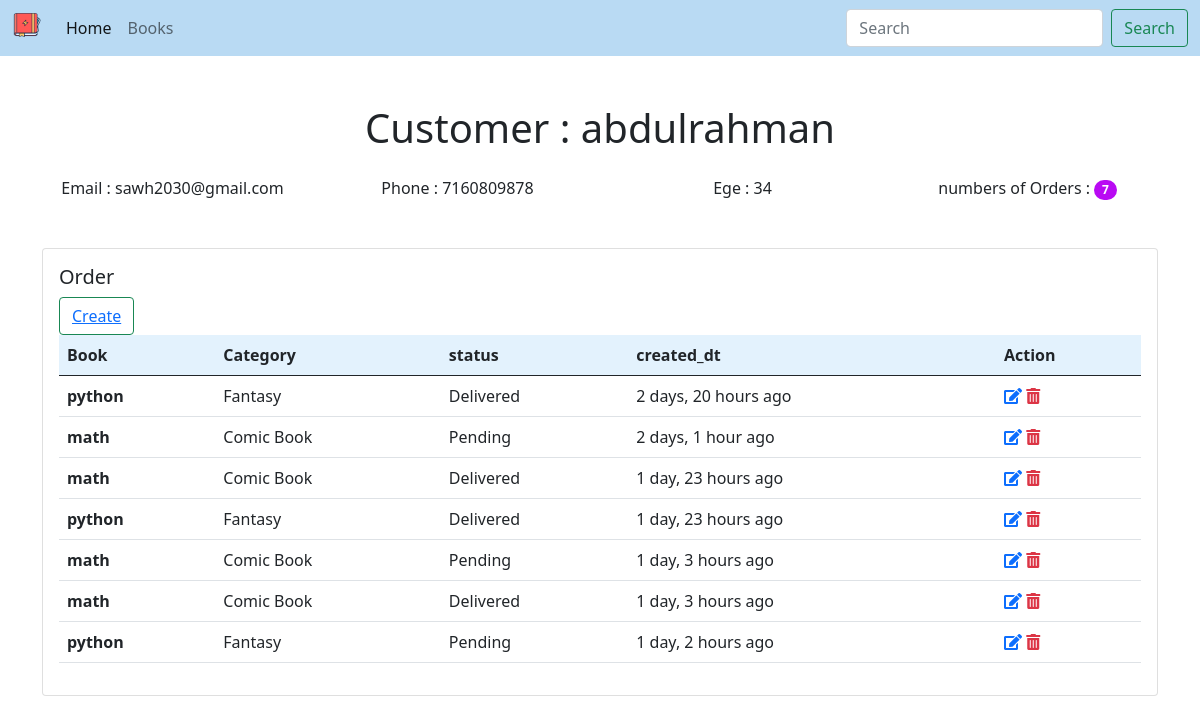
/customer/1, run on an earlier commit of the app's database.
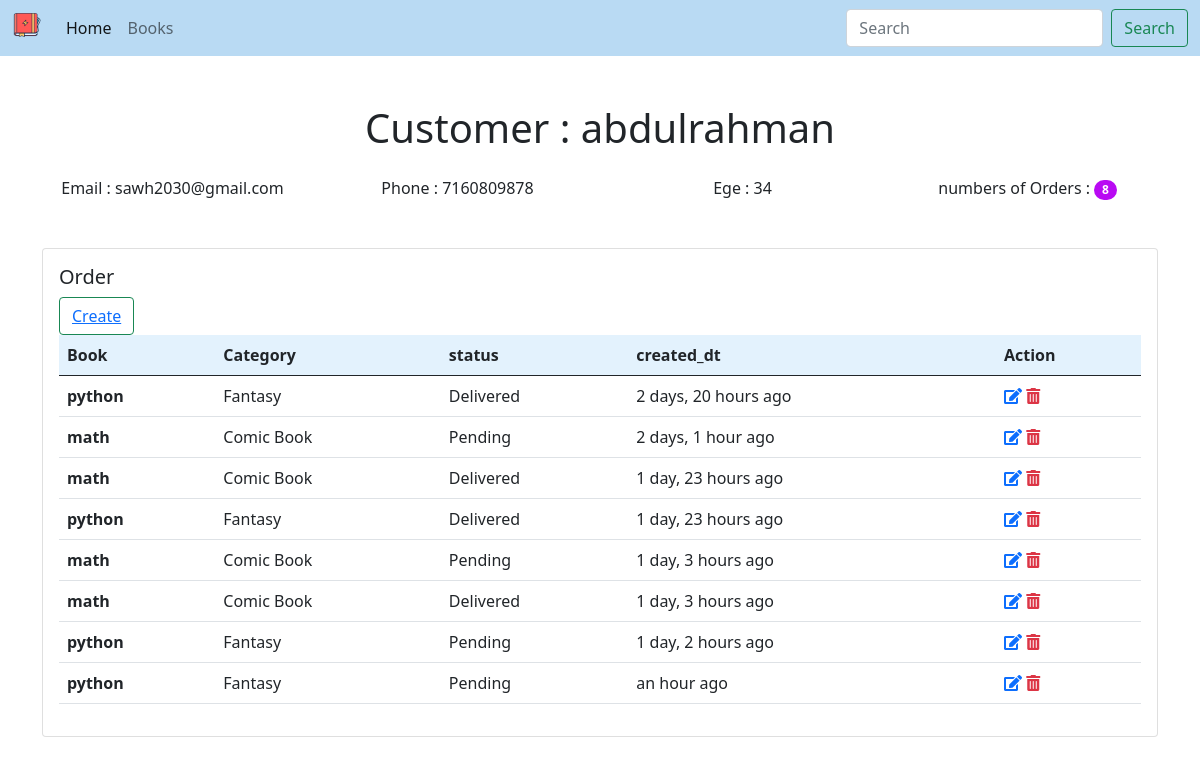
And on a later commit of the database.
### blog/models.py (models this page shows)
class Order(models.Model):
    STATUS =[
        ('Pending','Pending'),
        ('Delivered', 'Delivered'),
        ('in Progress', 'in Progress'),
        ('out of order', 'out of order'),
    ]
    customer = models.ForeignKey(Customer, null=True, on_delete=models.SET_NULL)
    book = models.ForeignKey(Book, null=True, on_delete=models.SET_NULL)
    tags = models.ManyToManyField(Tag)
    created_dt = models.DateTimeField(auto_now_add=True, null=True)
    status = models.CharField(max_length=200, null=True, choices=STATUS)

class Book(models.Model):
    CATEGORY =[
        ('Classics','Classics'),
        ('Comic Book', 'Comic Book'),
        ('Fantasy', 'Fantasy'),
        ('Horror', 'Horror'),
    ]
    name = models.CharField(max_length=190, null=True)
    author = models.CharField(max_length=190, null=True)
    price = models.FloatField(null=True)
    category = models.CharField(max_length=190, null=True, choices=CATEGORY)
    description = models.CharField(max_length=190, null=True)
    tags = models.ManyToManyField(Tag)
    created_dt = models.DateTimeField(auto_now_add=True, null=True)
    def __str__(self):
        return self.name

### blog/views.py (the view)
# urls.py: path('customer/<str:pk>', views.customer, name='customer'),
def customer(request, pk):
    customer = Customer.objects.get(id=pk)
    orders = customer.order_set.all()
    num_orders = orders.count()
    context = {
        'customer': customer,
        'order': orders,
        'num_orders': num_orders,
    }
    return render(request, 'customer.html', context)

### templates/customer.html
{% extends 'base.html' %}
{% load humanize %}
{% load static %}
{% block content %}
<h1 class="pt-5 pb-3" align="center">Customer : {{ customer.name }} </h1>
<div class="container pb-5" align="center">
  <div class="row row-cols-1 row-cols-sm-2 row-cols-md-4">
    <div class="col">Email : {{ customer.email }}</div>
    <div class="col">Phone : {{ customer.phone }}</div>
    <div class="col">Ege : {{ customer.age }}</div>
    <div class="col">numbers of Orders : <span class="badge bg-primary rounded-pill">{{ num_orders }}</span></div>
  </div>
</div>
<div class="container pb-5">
  <div class="col">
    <div class="card">
      <div class="card-body">
        <h5 class="card-title">Order</h5>
        <button type="button" class="btn btn-outline-success"><a href="{% url 'create' customer.id %}">Create</a></button>
          <table class="table" >
              <thead style="background-color: #e3f2fd;">
                <tr>
                  <th scope="col">Book</th>
                  <th scope="col">Category</th>
                  <th scope="col">status</th>
                  <th scope="col">created_dt</th>
                    <th scope="col">Action</th>
                </tr>
              </thead>
              <tbody>
              {% for item in order %}
                <tr>
                  <th>{{ item.book }}</th>
                  <td>{{ item.book.category }}</td>
                  <td>{{ item.status }}</td>
                  <td>{{ item.created_dt |naturaltime }}</td>
                  <td>
                      <a href="{% url 'update' item.id %}"><i class="fas fa-edit"></i></a>
                      <a class="text-danger" href="{% url 'delete' item.id %}"><i class="fas fa-trash-alt"></i></a>
                  </td>
                </tr>
              {% endfor %}
              </tbody>
          </table>
      </div>
    </div>
  </div>
</div>
{% endblock %}

What changed in the data, as far as the page shows it:
added Order: book "python", book.category "Fantasy", status "Pending", created_dt "an hour ago"
Also different on the page:
{{ num_orders }}: "7" → "8"
